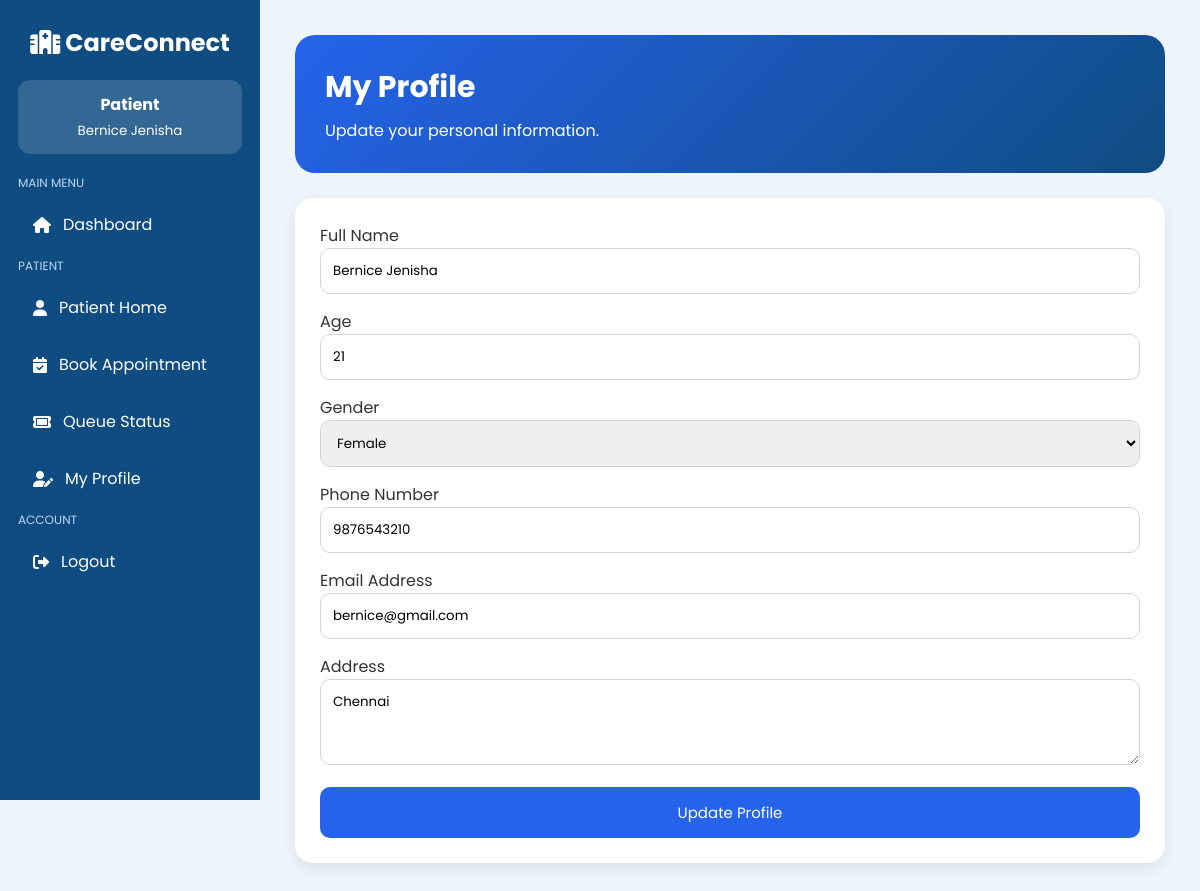
/dashboard.php?page=profile (signed in), run on an earlier commit of the app's database.
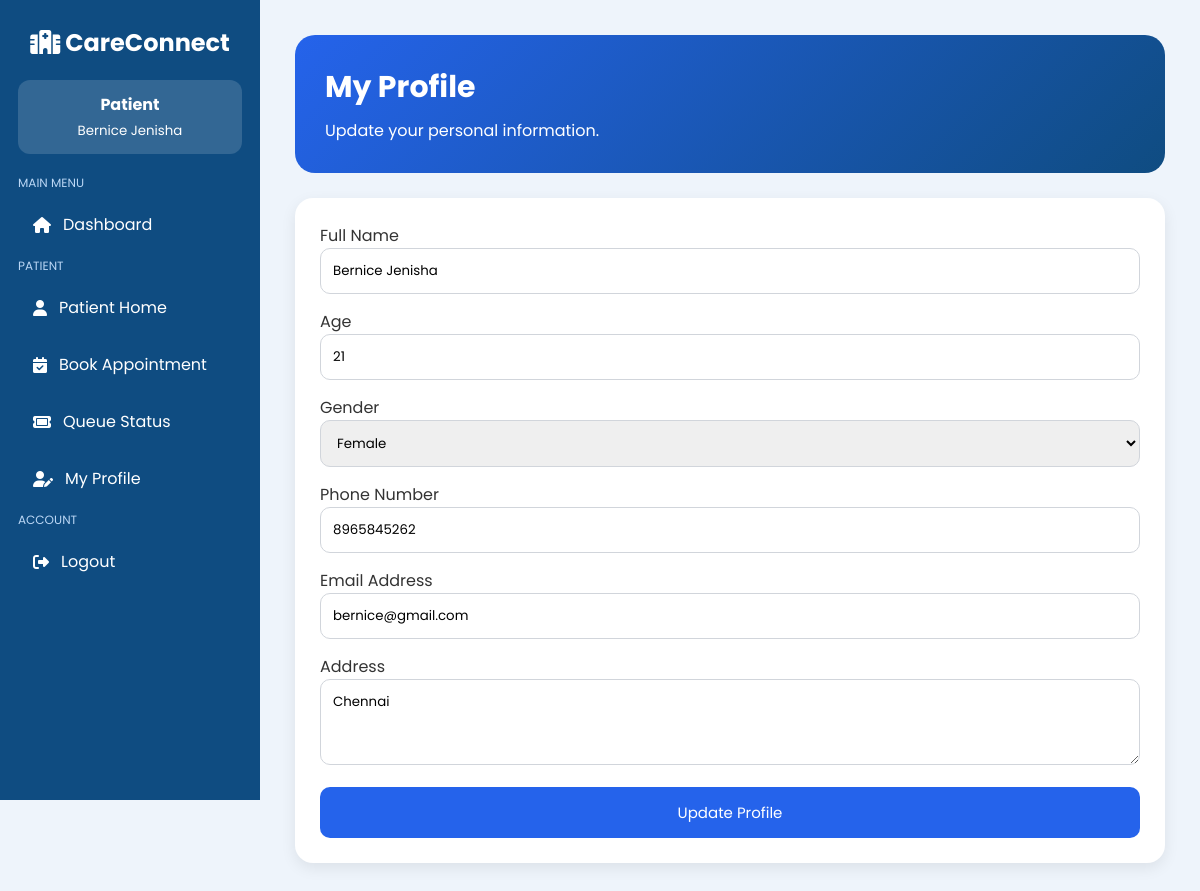
And on a later commit of the database.
### tables this page shows
CREATE TABLE `patients` (
  `patient_id` int(11) NOT NULL,
  `full_name` varchar(100) NOT NULL,
  `age` int(11) DEFAULT NULL,
  `gender` varchar(20) DEFAULT NULL,
  `phone` varchar(20) DEFAULT NULL,
  `email` varchar(100) DEFAULT NULL,
  `address` text DEFAULT NULL,
  `password` varchar(100) DEFAULT NULL
);

### profile_module.php (the view, shortened to what this page needs)
<?php
include("includes/db.php");
$patient_id = $_SESSION['patient_id'];
$result = mysqli_query($conn,"
SELECT * FROM patients WHERE patient_id='$patient_id'
");
$patient = mysqli_fetch_assoc($result);
?>
<section class="welcome-banner">
    <h1>My Profile</h1>
    <p>Update your personal information.</p>
</section>
<div class="profile-card">
<form method="POST">
    <label>Full Name</label>
    <input type="text" name="fullname"
    value="<?php echo $patient['full_name']; ?>" required>
    <label>Age</label>
    <input type="number" name="age"
    value="<?php echo $patient['age']; ?>" required>
    <label>Gender</label>
    <select name="gender" required>
        <option value="Female"
        <?php if($patient['gender']=="Female") echo "selected"; ?>>
        Female
        </option>
    </select>
    <label>Phone Number</label>
    <input type="text" name="phone"
    value="<?php echo $patient['phone']; ?>" required>
    <label>Email Address</label>
    <input type="email" name="email"
    value="<?php echo $patient['email']; ?>" required>
    <label>Address</label>
    <textarea name="address" rows="3"><?php echo $patient['address']; ?></textarea>
    <button type="submit"
            name="updateProfile"
            class="submit-btn">
        Update Profile
    </button>
</form>
</div>

What changed in the data, as far as the page shows it:
changed patients "Bernice Jenisha": phone "9876543210" → "8965845262"
